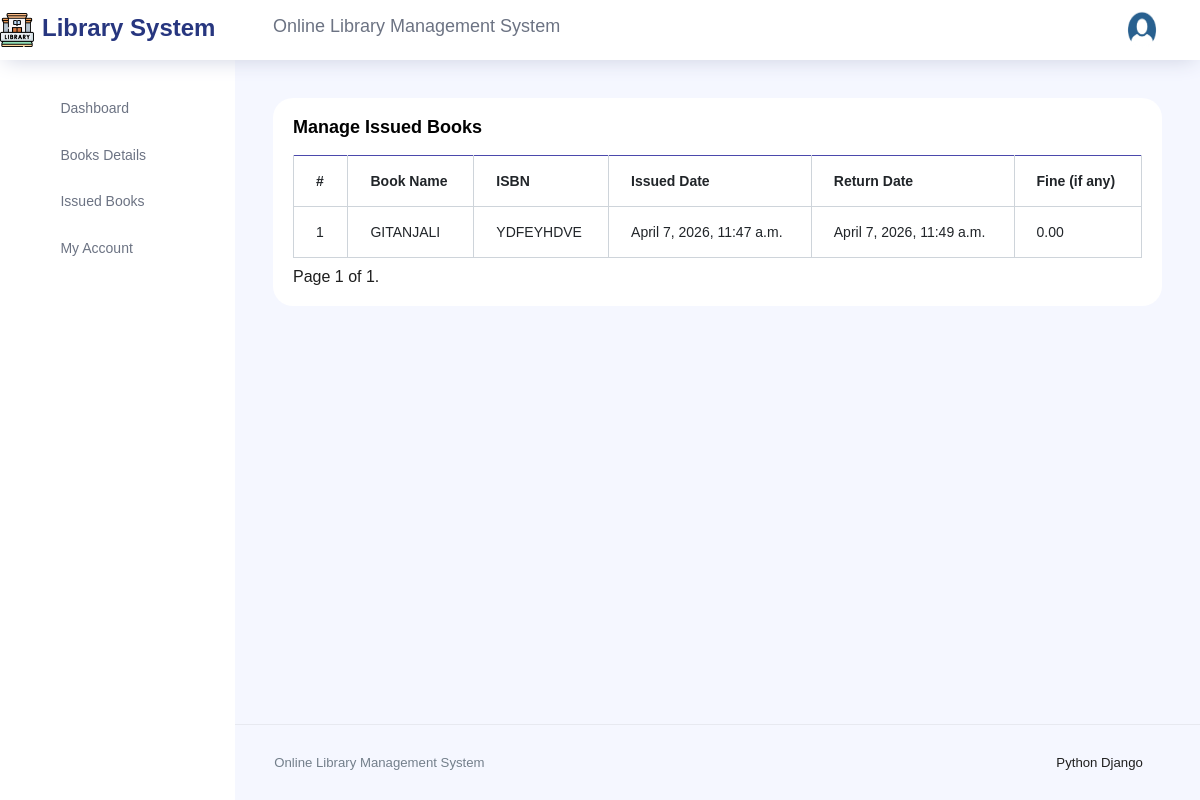
The page /Student/IssuedBooks (signed in) on the database its author committed.
### olmsapp/models.py (models this page shows, shortened)
class CustomUser(AbstractUser):
    USER = (
        (1, 'admin'),
        (2, 'students'),
    )
    user_type = models.IntegerField(choices=USER, default=1)  # Changed to IntegerField
    profile_pic = models.ImageField(upload_to='media/profile_pic', blank=True, null=True)  # Optional field for profile pic

class Issuedbookdetails(models.Model):
    book_id = models.ForeignKey(Book, on_delete=models.CASCADE)
    stud_id = models.ForeignKey(Student, on_delete=models.CASCADE)
    issued_date = models.DateTimeField(auto_now_add=True)
    return_date = models.DateTimeField(auto_now=True)
    return_status = models.CharField(max_length=50)
    fine = models.DecimalField(max_digits=10, decimal_places=2,default=0)

class Book(models.Model):
    bookname = models.CharField(max_length=200)
    catid = models.ForeignKey(Category, on_delete=models.CASCADE)
    authid = models.ForeignKey(Author, on_delete=models.CASCADE)
    isbnnum = models.CharField(max_length=200, unique=True)
    price = models.CharField(max_length=200)
    bookimage = models.ImageField(upload_to='book_img/', blank=True, null=True)  # Optional field for book image
    created_at = models.DateTimeField(auto_now_add=True)
    updated_at = models.DateTimeField(auto_now=True)
    isIssued = models.CharField(max_length=50,default=None)

### olms/stuviews.py (the view)
# urls.py: path('Student/IssuedBooks', stuviews.ISSUEDBOOKS, name='issued_books'),
@login_required(login_url='/')
def ISSUEDBOOKS(request):
    stu_admin = request.user
    stu_reg = Student.objects.get(admin=stu_admin)
    issuebook_list = Issuedbookdetails.objects.filter(stud_id=stu_reg)
    paginator = Paginator(issuebook_list, 10)  # Show 10 issued_books per page
    page_number = request.GET.get('page')
    try:
        issued_books = paginator.page(page_number)
    except PageNotAnInteger:
        issued_books = paginator.page(1)
    except EmptyPage:
        issued_books = paginator.page(paginator.num_pages)
    context = {'issued_books': issued_books,
    }
    return render(request, 'student/issuedbooks.html', context)

### templates/student/issuedbooks.html (shortened to what this page needs)
{% extends 'base.html' %}
{% block content %}
  <div class="row">
            <div class="col-12 grid-margin stretch-card">
              <div class="card">
                <div class="card-body">
                  <h4 class="card-title">Manage Issued Books</h4>
                  <table class="table table-bordered border-primary">
                    <thead>
                        <tr>
                            <th style="font-weight: bolder;">#</th>
                            <th style="font-weight: bolder;">Book Name</th>
                            <th style="font-weight: bolder;">ISBN</th>
                            <th style="font-weight: bolder;">Issued Date</th>
                            <th style="font-weight: bolder;">Return Date</th>
                            <th style="font-weight: bolder;">Fine (if any)</th>
                        </tr>
                    </thead>
                    <tbody>
                        {% if issued_books %}
                        {% for i in issued_books %}
                            <tr>
                                <td>{{ forloop.counter }}</td>
                                <td>{{ i.book_id.bookname }}</td>
                                <td>{{ i.book_id.isbnnum }}</td>
                                <td>{{ i.issued_date }}</td>
                                {% if i.return_status == '' %}
                                    <td>Not Return Yet</td>
                                {% else %}
                                    <td>{{ i.return_date }}</td>
                                {% endif %}
                                <td>{{ i.fine }}</td>
                            </tr>
                        {% endfor %}
                    {% else %}
                        <tr>
                            <td colspan="6" style="font-size: larger; color: red;">No books issued</td>
                        </tr>
                    {% endif %}
                    </tbody>
                  </table>
                  <div class="pagination" style="padding-top: 10px;text-align: center;">
                    <span class="step-links">
                        <span class="current">
                            Page {{ issued_books.number }} of {{ issued_books.paginator.num_pages }}.
                        </span>
                    </span>
                </div>
                </div>
              </div>
            </div>
          </div>{% endblock %}

### templates/includes/header.html (shortened to what this page needs)
{% load static %}
<nav class="navbar col-lg-12 col-12 p-0 fixed-top d-flex flex-row">
    <div class="text-center navbar-brand-wrapper d-flex align-items-center justify-content-center">
      <a class="navbar-brand brand-logo mr-5" href="{% url 'dashboard' %}"><img src="{% static 'assets/images/8074804.png'%}" class="mr-2" alt="logo"/><strong>Library System</strong></a>
    </div>
    <div class="navbar-menu-wrapper d-flex align-items-center justify-content-end">
   <h4 style="text-align: center;">Online Library Management System</h4>
      <ul class="navbar-nav navbar-nav-right">
        <li class="nav-item nav-profile dropdown">
          <a class="nav-link dropdown-toggle" href="#" data-toggle="dropdown" id="profileDropdown">
            {% if user.profile_pic %}
             <img src="{{ user.profile_pic.url }}" alt="profile">
             {% else %}
             <img src="/static/images/default.png" alt="profile">
              {% endif %}
          </a>
        </li>
      </ul>
    </div>
  </nav>

### rows shown on the page
CustomUser: profile_pic (picture)
Issuedbookdetails: book_id.bookname "GITANJALI", book_id.isbnnum "YDFEYHDVE", issued_date "April 7, 2026, 11:47 a.m.", return_date "April 7, 2026, 11:49 a.m.", fine "0.00"

### other values the page prints
{{ issued_books.number }} "1"
{{ issued_books.paginator.num_pages }} "1"
